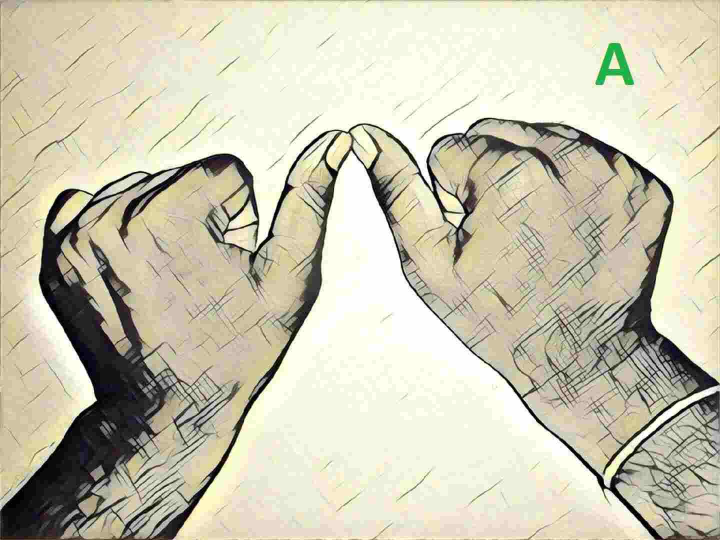
#> input picture A.jpg, 1440 x 1080 px, given in place of the camera (shown at 1/2 size)
$ jupyter execute 'Train data.ipynb'
#> lines starting #> are read from the running program, lines starting #| are printed output that depends on the picture; after the words box and inside, x2 and y2 are one past the last pixel; in counts of white or black regions, pixels touching at a corner belong together
[cell 1]
# Importing the required libraries

import cv2
import numpy as np
import os
import string

[cell 2]
# Creating the directory Structure "dataset"

if not os.path.exists("dataSet"):
    os.makedirs("dataSet")

if not os.path.exists("dataSet/trainingData"):
    os.makedirs("dataSet/trainingData")


# Making folder  0-9 (blank) in the training data folder
for i in range(10):
    if not os.path.exists("dataSet/trainingData/" + str(i)):
        os.makedirs("dataSet/trainingData/" + str(i))

# Making Folders from A to Z in the training data

for i in string.ascii_uppercase:
    if not os.path.exists("dataSet/trainingData/" + i):
        os.makedirs("dataSet/trainingData/" + i)

[cell 3]
mode = 'trainingData'
directory = 'dataSet/' + mode + '/'
minValue = 70

# defining the device
capture = cv2.VideoCapture(0)
key = -1

while True:
    _, frame = capture.read()
#> frame is the input picture: shape (1080, 1440, 3); mean B, G, R 178.1, 199.3, 203.5

    # Simulating mirror Image

    frame = cv2.flip(frame, 1)
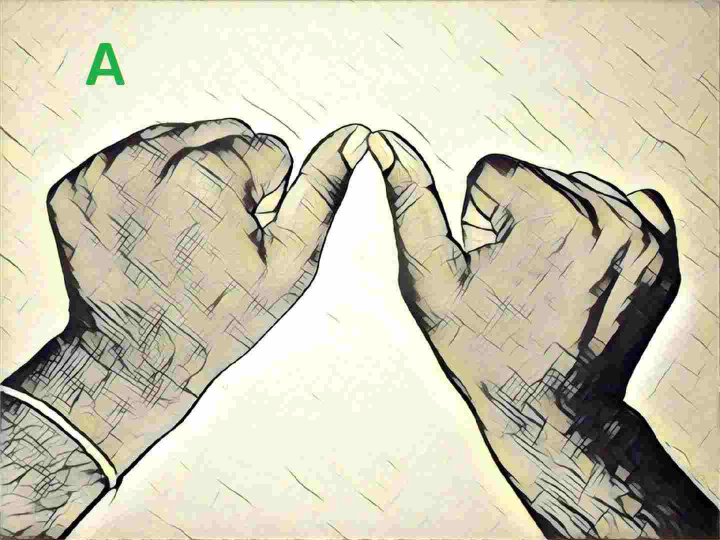
#> frame: shape (1080, 1440, 3) (shown at 1/2 size); mean B, G, R 178.1, 199.3, 203.5

    # Getting count of existing images in the frame

    count = {

                'a': len(os.listdir(directory+"/A")),
                'b': len(os.listdir(directory+"/B")),
                'c': len(os.listdir(directory+"/C")),
                'd': len(os.listdir(directory+"/D")),
                'e': len(os.listdir(directory+"/E")),
                'f': len(os.listdir(directory+"/F")),
                'g': len(os.listdir(directory+"/G")),
                'h': len(os.listdir(directory+"/H")),
                'i': len(os.listdir(directory+"/I")),
                'j': len(os.listdir(directory+"/J")),
                'k': len(os.listdir(directory+"/K")),
                'l': len(os.listdir(directory+"/L")),
                'm': len(os.listdir(directory+"/M")),
                'n': len(os.listdir(directory+"/N")),
                'o': len(os.listdir(directory+"/O")),
                'p': len(os.listdir(directory+"/P")),
                'q': len(os.listdir(directory+"/Q")),
                'r': len(os.listdir(directory+"/R")),
                's': len(os.listdir(directory+"/S")),
                't': len(os.listdir(directory+"/T")),
                'u': len(os.listdir(directory+"/U")),
                'v': len(os.listdir(directory+"/V")),
                'w': len(os.listdir(directory+"/W")),
                'x': len(os.listdir(directory+"/X")),
                'y': len(os.listdir(directory+"/Y")),
                'z': len(os.listdir(directory+"/Z")),
                '0': len(os.listdir(directory+"/0")),
                '1': len(os.listdir(directory+"/1")),
                '2': len(os.listdir(directory+"/2")),
                '3': len(os.listdir(directory+"/3")),
                '4': len(os.listdir(directory+"/4")),
                '5': len(os.listdir(directory+"/5")),
                '6': len(os.listdir(directory+"/6")),
                '7': len(os.listdir(directory+"/7")),
                '8': len(os.listdir(directory+"/8")),
                '9': len(os.listdir(directory+"/9")),
    }


    # Printing the count of each set on the screen

    cv2.putText(frame, "a : " +str(count['a']), (10, 70), cv2.FONT_HERSHEY_PLAIN, 1, (0,255,255), 1)
#> frame: shape (1080, 1440, 3); under 0.01% of pixels changed, all inside (x1, y1, x2, y2) = (12, 60, 49, 70)
    cv2.putText(frame, "b : " +str(count['b']), (10, 80), cv2.FONT_HERSHEY_PLAIN, 1, (0,255,255), 1)
#> frame: shape (1080, 1440, 3); mean B, G, R 178.1, 199.3, 203.5
    cv2.putText(frame, "c : " +str(count['c']), (10, 90), cv2.FONT_HERSHEY_PLAIN, 1, (0,255,255), 1)
#> frame: shape (1080, 1440, 3); mean B, G, R 178.1, 199.3, 203.5
    cv2.putText(frame, "d : " +str(count['d']), (10, 100), cv2.FONT_HERSHEY_PLAIN, 1, (0,255,255), 1)
#> frame: shape (1080, 1440, 3); mean B, G, R 178.1, 199.3, 203.5
    cv2.putText(frame, "e : " +str(count['e']), (10, 110), cv2.FONT_HERSHEY_PLAIN, 1, (0,255,255), 1)
#> frame: shape (1080, 1440, 3); mean B, G, R 178.1, 199.3, 203.5
    cv2.putText(frame, "f : " +str(count['f']), (10, 120), cv2.FONT_HERSHEY_PLAIN, 1, (0,255,255), 1)
#> frame: shape (1080, 1440, 3); mean B, G, R 178.1, 199.3, 203.5
    cv2.putText(frame, "g : " +str(count['g']), (10, 130), cv2.FONT_HERSHEY_PLAIN, 1, (0,255,255), 1)
#> frame: shape (1080, 1440, 3); mean B, G, R 178.1, 199.3, 203.5
    cv2.putText(frame, "h : " +str(count['h']), (10, 140), cv2.FONT_HERSHEY_PLAIN, 1, (0,255,255), 1)
#> frame: shape (1080, 1440, 3); mean B, G, R 178, 199.3, 203.5
    cv2.putText(frame, "i : " +str(count['i']), (10, 150), cv2.FONT_HERSHEY_PLAIN, 1, (0,255,255), 1)
#> frame: shape (1080, 1440, 3); mean B, G, R 178, 199.3, 203.5
    cv2.putText(frame, "k : " +str(count['k']), (10, 160), cv2.FONT_HERSHEY_PLAIN, 1, (0,255,255), 1)
#> frame: shape (1080, 1440, 3); mean B, G, R 178, 199.3, 203.5
    cv2.putText(frame, "l : " +str(count['l']), (10, 170), cv2.FONT_HERSHEY_PLAIN, 1, (0,255,255), 1)
#> frame: shape (1080, 1440, 3); mean B, G, R 178, 199.3, 203.5
    cv2.putText(frame, "m : " +str(count['m']), (10, 180), cv2.FONT_HERSHEY_PLAIN, 1, (0,255,255), 1)
#> frame: shape (1080, 1440, 3); mean B, G, R 178, 199.3, 203.5
    cv2.putText(frame, "n : " +str(count['n']), (10, 190), cv2.FONT_HERSHEY_PLAIN, 1, (0,255,255), 1)
#> frame: shape (1080, 1440, 3); mean B, G, R 178, 199.3, 203.5
    cv2.putText(frame, "o : " +str(count['o']), (10, 200), cv2.FONT_HERSHEY_PLAIN, 1, (0,255,255), 1)
#> frame: shape (1080, 1440, 3); mean B, G, R 178, 199.3, 203.5
    cv2.putText(frame, "p : " +str(count['p']), (10, 210), cv2.FONT_HERSHEY_PLAIN, 1, (0,255,255), 1)
#> frame: shape (1080, 1440, 3); mean B, G, R 178, 199.3, 203.5
    cv2.putText(frame, "q : " +str(count['q']), (10, 220), cv2.FONT_HERSHEY_PLAIN, 1, (0,255,255), 1)
#> frame: shape (1080, 1440, 3); mean B, G, R 178, 199.4, 203.5
    cv2.putText(frame, "r : " +str(count['r']), (10, 230), cv2.FONT_HERSHEY_PLAIN, 1, (0,255,255), 1)
#> frame: shape (1080, 1440, 3); mean B, G, R 178, 199.4, 203.5
    cv2.putText(frame, "s : " +str(count['s']), (10, 240), cv2.FONT_HERSHEY_PLAIN, 1, (0,255,255), 1)
#> frame: shape (1080, 1440, 3); mean B, G, R 178, 199.4, 203.5
    cv2.putText(frame, "t : " +str(count['t']), (10, 250), cv2.FONT_HERSHEY_PLAIN, 1, (0,255,255), 1)
#> frame: shape (1080, 1440, 3); mean B, G, R 178, 199.4, 203.5
    cv2.putText(frame, "u : " +str(count['u']), (10, 260), cv2.FONT_HERSHEY_PLAIN, 1, (0,255,255), 1)
#> frame: shape (1080, 1440, 3); mean B, G, R 178, 199.4, 203.5
    cv2.putText(frame, "v : " +str(count['v']), (10, 270), cv2.FONT_HERSHEY_PLAIN, 1, (0,255,255), 1)
#> frame: shape (1080, 1440, 3); mean B, G, R 178, 199.4, 203.5
    cv2.putText(frame, "w : " +str(count['w']), (10, 280), cv2.FONT_HERSHEY_PLAIN, 1, (0,255,255), 1)
#> frame: shape (1080, 1440, 3); mean B, G, R 178, 199.4, 203.5
    cv2.putText(frame, "x : " +str(count['x']), (10, 290), cv2.FONT_HERSHEY_PLAIN, 1, (0,255,255), 1)
#> frame: shape (1080, 1440, 3); mean B, G, R 178, 199.4, 203.5
    cv2.putText(frame, "y : " +str(count['y']), (10, 300), cv2.FONT_HERSHEY_PLAIN, 1, (0,255,255), 1)
#> frame: shape (1080, 1440, 3); mean B, G, R 178, 199.4, 203.5
    cv2.putText(frame, "z : " +str(count['z']), (10, 310), cv2.FONT_HERSHEY_PLAIN, 1, (0,255,255), 1)
#> frame: shape (1080, 1440, 3); mean B, G, R 177.9, 199.4, 203.5
    cv2.putText(frame, "0 : " +str(count['0']), (10, 320), cv2.FONT_HERSHEY_PLAIN, 1, (0,255,255), 1)
#> frame: shape (1080, 1440, 3); mean B, G, R 177.9, 199.4, 203.5
    cv2.putText(frame, "1 : " +str(count['1']), (10, 330), cv2.FONT_HERSHEY_PLAIN, 1, (0,255,255), 1)
#> frame: shape (1080, 1440, 3); mean B, G, R 177.9, 199.4, 203.5
    cv2.putText(frame, "2 : " +str(count['2']), (10, 340), cv2.FONT_HERSHEY_PLAIN, 1, (0,255,255), 1)
#> frame: shape (1080, 1440, 3); mean B, G, R 177.9, 199.4, 203.5
    cv2.putText(frame, "3 : " +str(count['3']), (10, 350), cv2.FONT_HERSHEY_PLAIN, 1, (0,255,255), 1)
#> frame: shape (1080, 1440, 3); mean B, G, R 177.9, 199.4, 203.5
    cv2.putText(frame, "4 : " +str(count['4']), (10, 360), cv2.FONT_HERSHEY_PLAIN, 1, (0,255,255), 1)
#> frame: shape (1080, 1440, 3); mean B, G, R 177.9, 199.4, 203.5
    cv2.putText(frame, "5 : " +str(count['5']), (10, 370), cv2.FONT_HERSHEY_PLAIN, 1, (0,255,255), 1)
#> frame: shape (1080, 1440, 3); mean B, G, R 177.9, 199.4, 203.5
    cv2.putText(frame, "6 : " +str(count['6']), (10, 380), cv2.FONT_HERSHEY_PLAIN, 1, (0,255,255), 1)
    cv2.putText(frame, "7 : " +str(count['7']), (10, 390), cv2.FONT_HERSHEY_PLAIN, 1, (0,255,255), 1)
#> frame: shape (1080, 1440, 3); mean B, G, R 177.9, 199.4, 203.5
    cv2.putText(frame, "8 : " +str(count['8']), (10, 400), cv2.FONT_HERSHEY_PLAIN, 1, (0,255,255), 1)
#> frame: shape (1080, 1440, 3); mean B, G, R 177.9, 199.4, 203.5
    cv2.putText(frame, "9 : " +str(count['9']), (10, 410), cv2.FONT_HERSHEY_PLAIN, 1, (0,255,255), 1)
#> frame: shape (1080, 1440, 3); mean B, G, R 177.9, 199.4, 203.5


    # Coordinates of the ROI

    x1 = int(0.5*frame.shape[1])
    y1 = 10
    x2 = frame.shape[1]-10
    y2 = int(0.5*frame.shape[1])

    cv2.rectangle(frame, (x1-1, y1-1), (x2+1, y2+1), (255,0,0) ,1)
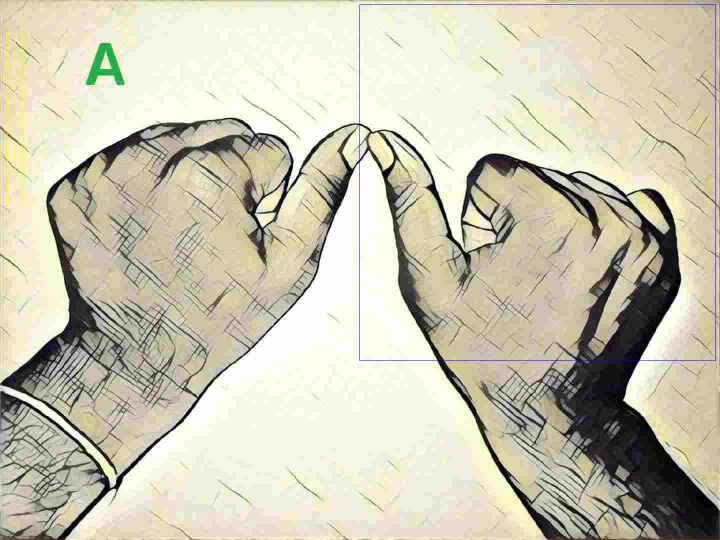
#> frame: shape (1080, 1440, 3) (shown at 1/2 size); mean B, G, R 178, 199, 203.1

    # Extracting the ROI

    roi = frame[y1:y2, x1:x2]
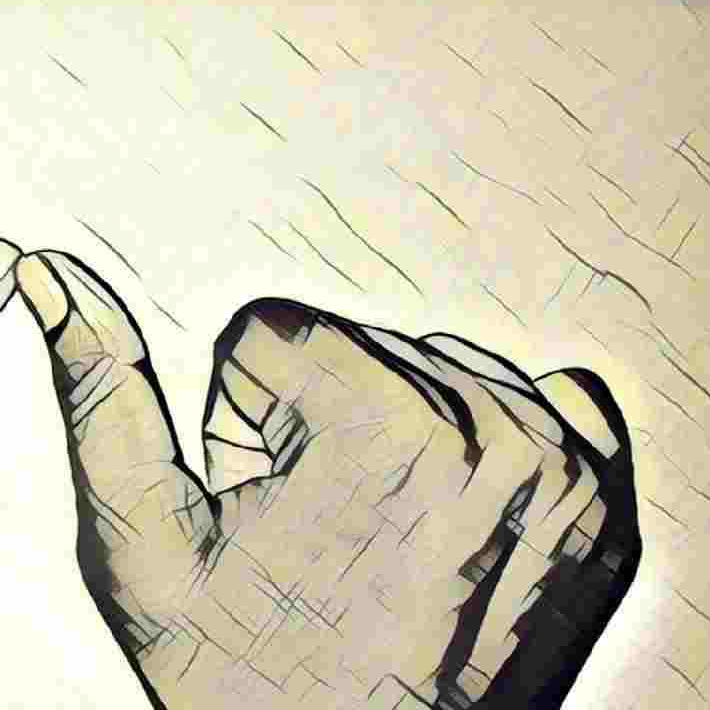
#> roi: shape (710, 710, 3); mean B, G, R 176.6, 200.1, 206

    cv2.imshow("Frame", frame)

    # Image Processing

    gray = cv2.cvtColor(roi, cv2.COLOR_BGR2GRAY)
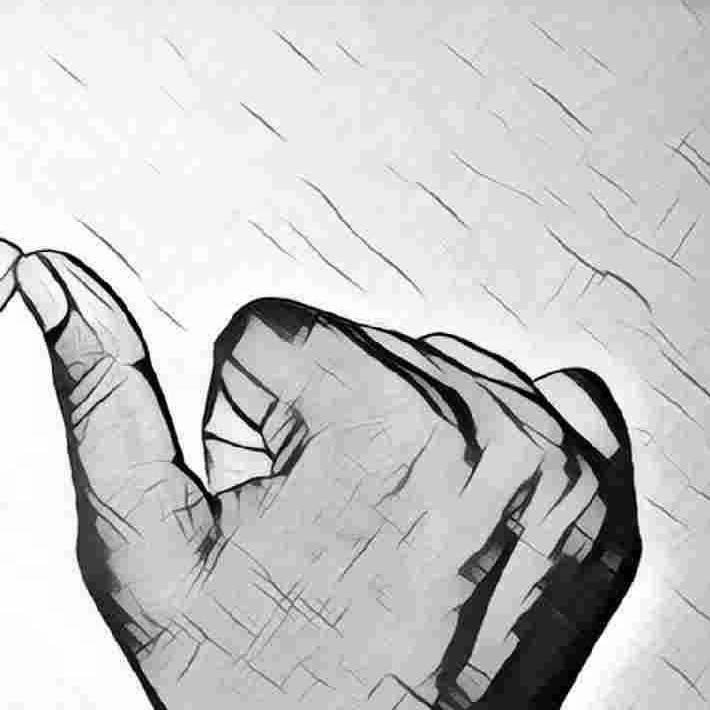
#> gray: shape (710, 710); min 0, max 255, mean 199.1
    blur = cv2.GaussianBlur(gray, (5,5), 2)

    th3 = cv2.adaptiveThreshold(blur, 255, cv2.ADAPTIVE_THRESH_GAUSSIAN_C, cv2.THRESH_BINARY_INV, 11, 2)
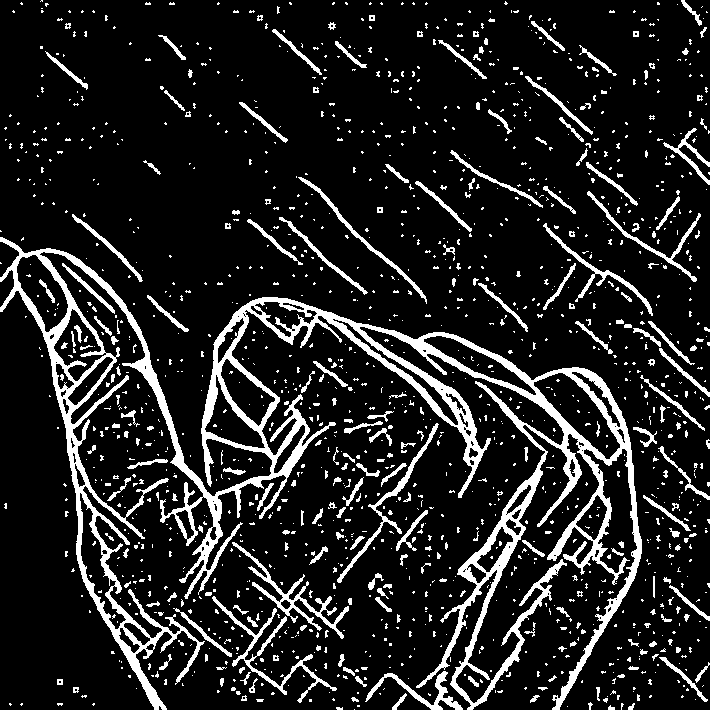
#> th3: shape (710, 710); 13.3% white; 1537 white regions (1296 under 20 px), largest, box (x1, y1, x2, y2) and area: (0, 237, 642, 710) 36238, (232, 542, 349, 639) 1377, (212, 596, 337, 703) 1251
    ret, test_image = cv2.threshold(th3, minValue, 255, cv2.THRESH_BINARY_INV+cv2.THRESH_OTSU)
#> ret = 0

    # Output Image after the Image Processing that is used for data collection

    test_image = cv2.resize(test_image, (300,300))
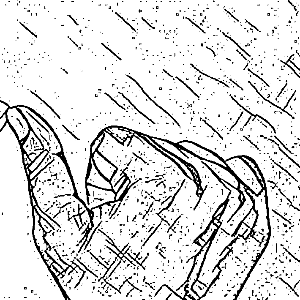
#> test_image: shape (300, 300); min 0, max 255, mean 221.1
    cv2.imshow("train", test_image)

    # Data Collection

    interrupt = cv2.waitKey(10)
#> (key e is pressed here)
    if interrupt & 0xFF == ord('!'):
        # esc key
        break
    if interrupt & 0xFF == ord('0'):
        cv2.imwrite(directory+'0/'+str(count['zero'])+'.jpg', roi)

    if interrupt & 0xFF == ord('a'):
        cv2.imwrite(directory+'A/'+str(count['a'])+'.jpg', roi)

    if interrupt & 0xFF == ord('b'):
        cv2.imwrite(directory+'B/'+str(count['b'])+'.jpg', roi)

    if interrupt & 0xFF == ord('c'):
        cv2.imwrite(directory+'C/'+str(count['c'])+'.jpg', roi)

    if interrupt & 0xFF == ord('d'):
        cv2.imwrite(directory+'D/'+str(count['d'])+'.jpg', roi)

    if interrupt & 0xFF == ord('e'):
        cv2.imwrite(directory+'E/'+str(count['e'])+'.jpg', roi)

    if interrupt & 0xFF == ord('f'):
        cv2.imwrite(directory+'F/'+str(count['f'])+'.jpg', roi)

    if interrupt & 0xFF == ord('g'):
        cv2.imwrite(directory+'G/'+str(count['g'])+'.jpg', roi)

    if interrupt & 0xFF == ord('h'):
        cv2.imwrite(directory+'H/'+str(count['h'])+'.jpg', roi)

    if interrupt & 0xFF == ord('i'):
        cv2.imwrite(directory+'I/'+str(count['i'])+'.jpg', roi)

    if interrupt & 0xFF == ord('j'):
        cv2.imwrite(directory+'J/'+str(count['j'])+'.jpg', roi)

    if interrupt & 0xFF == ord('k'):
        cv2.imwrite(directory+'K/'+str(count['k'])+'.jpg', roi)

    if interrupt & 0xFF == ord('l'):
        cv2.imwrite(directory+'L/'+str(count['l'])+'.jpg', roi)

    if interrupt & 0xFF == ord('m'):
        cv2.imwrite(directory+'M/'+str(count['m'])+'.jpg', roi)

    if interrupt & 0xFF == ord('n'):
        cv2.imwrite(directory+'N/'+str(count['n'])+'.jpg', roi)

    if interrupt & 0xFF == ord('o'):
        cv2.imwrite(directory+'O/'+str(count['o'])+'.jpg', roi)

    if interrupt & 0xFF == ord('p'):
        cv2.imwrite(directory+'P/'+str(count['p'])+'.jpg', roi)

    if interrupt & 0xFF == ord('q'):
        cv2.imwrite(directory+'Q/'+str(count['q'])+'.jpg', roi)

    if interrupt & 0xFF == ord('r'):
        cv2.imwrite(directory+'R/'+str(count['r'])+'.jpg', roi)

    if interrupt & 0xFF == ord('s'):
        cv2.imwrite(directory+'S/'+str(count['s'])+'.jpg', roi)

    if interrupt & 0xFF == ord('t'):
        cv2.imwrite(directory+'T/'+str(count['t'])+'.jpg', roi)

    if interrupt & 0xFF == ord('u'):
        cv2.imwrite(directory+'U/'+str(count['u'])+'.jpg', roi)

    if interrupt & 0xFF == ord('v'):
        cv2.imwrite(directory+'V/'+str(count['v'])+'.jpg', roi)

    if interrupt & 0xFF == ord('w'):
        cv2.imwrite(directory+'W/'+str(count['w'])+'.jpg', roi)

    if interrupt & 0xFF == ord('x'):
        cv2.imwrite(directory+'X/'+str(count['x'])+'.jpg', roi)

    if interrupt & 0xFF == ord('y'):
        cv2.imwrite(directory+'Y/'+str(count['y'])+'.jpg', roi)

    if interrupt & 0xFF == ord('z'):
        cv2.imwrite(directory+'Z/'+str(count['z'])+'.jpg', roi)

    if interrupt & 0xFF == ord('0'):
        cv2.imwrite(directory+'0/'+str(count['0'])+'.jpg', roi)

    if interrupt & 0xFF == ord('1'):
        cv2.imwrite(directory+'1/'+str(count['1'])+'.jpg', roi)

    if interrupt & 0xFF == ord('2'):
        cv2.imwrite(directory+'2/'+str(count['2'])+'.jpg', roi)

    if interrupt & 0xFF == ord('3'):
        cv2.imwrite(directory+'3/'+str(count['3'])+'.jpg', roi)

    if interrupt & 0xFF == ord('4'):
        cv2.imwrite(directory+'4/'+str(count['4'])+'.jpg', roi)

    if interrupt & 0xFF == ord('5'):
        cv2.imwrite(directory+'5/'+str(count['5'])+'.jpg', roi)

    if interrupt & 0xFF == ord('6'):
        cv2.imwrite(directory+'6/'+str(count['6'])+'.jpg', roi)

    if interrupt & 0xFF == ord('7'):
        cv2.imwrite(directory+'7/'+str(count['7'])+'.jpg', roi)

    if interrupt & 0xFF == ord('8'):
        cv2.imwrite(directory+'8/'+str(count['8'])+'.jpg', roi)

    if interrupt & 0xFF == ord('9'):
        cv2.imwrite(directory+'9/'+str(count['9'])+'.jpg', roi)

capture.release()
cv2.destroyAllWindows()

$ run again, on B.jpg
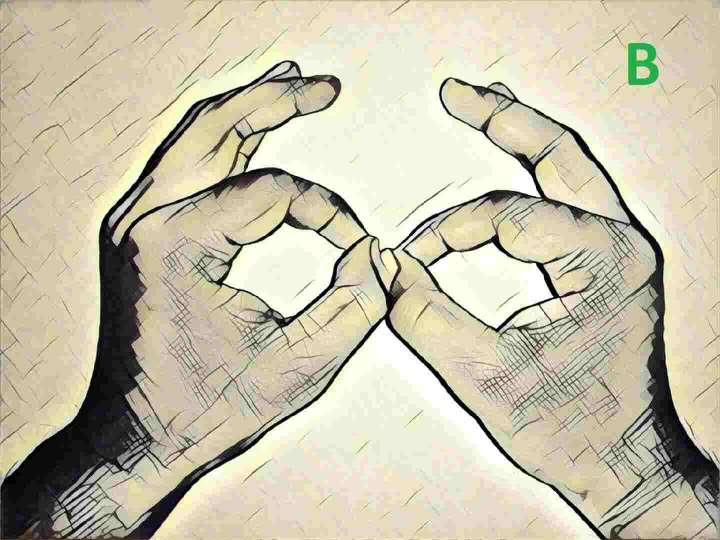
#> input picture B.jpg, 1440 x 1080 px, given in place of the camera (shown at 1/2 size)
#> frame is the input picture: shape (1080, 1440, 3); mean B, G, R 170.2, 193.5, 199.7
#> `roi = frame[y1:y2, x1:x2]`:
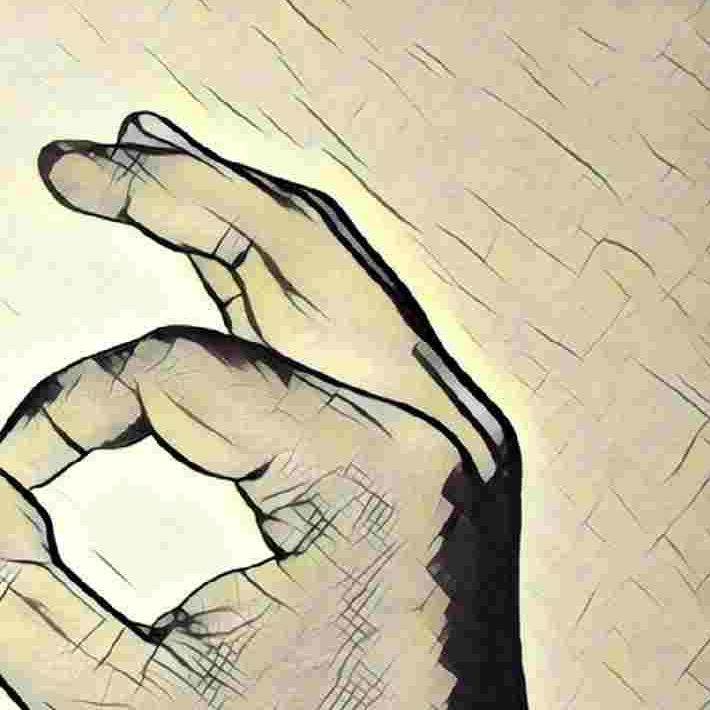
#> roi: shape (710, 710, 3); mean B, G, R 165.6, 192.4, 200.5
#> `gray = cv2.cvtColor(roi, cv2.COLOR_BGR2GRAY)`:
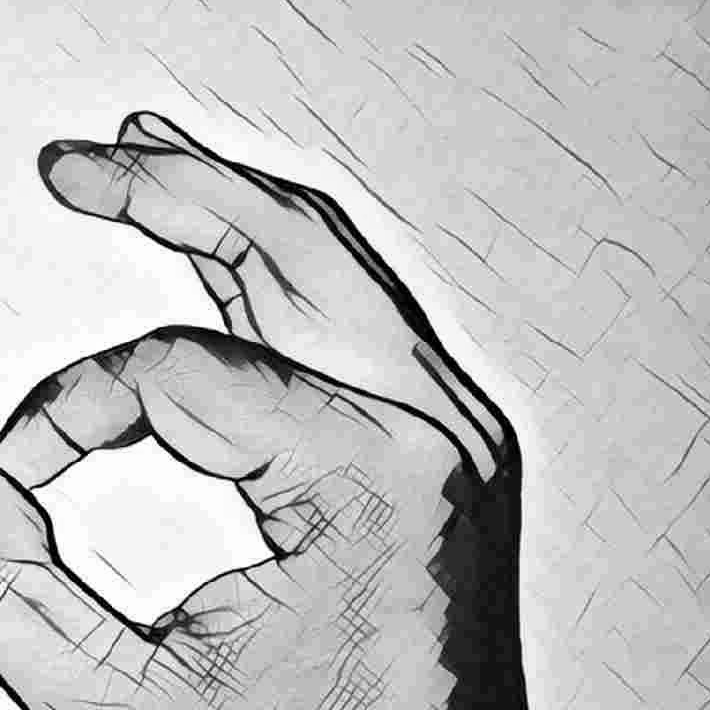
#> gray: shape (710, 710); min 0, max 255, mean 191.6
#> ret = 0
